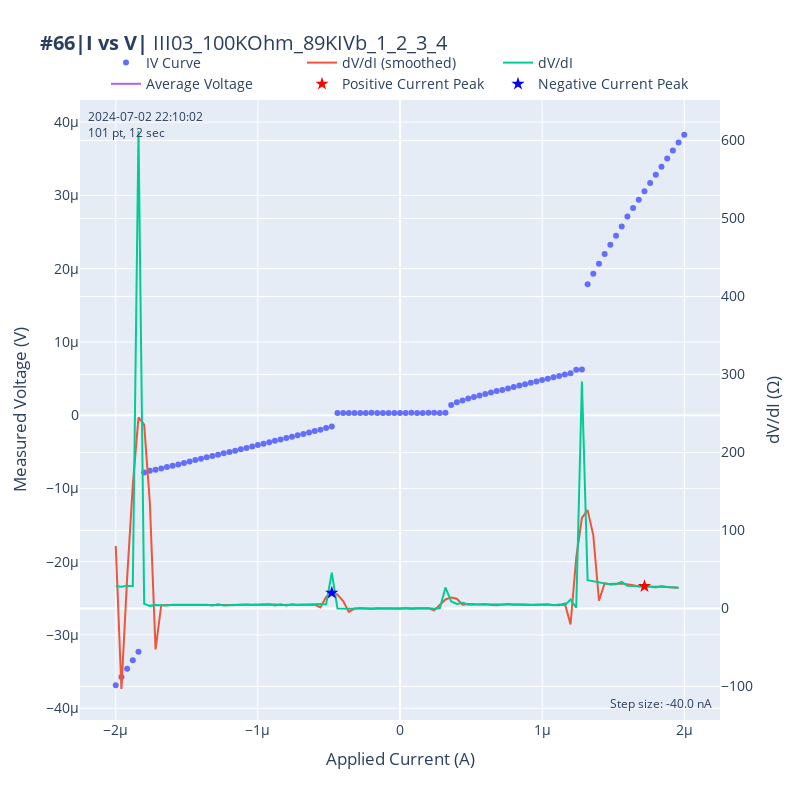

Here is the notebook cell this chart was saved with:
### Code cell
dataset = qc.load_by_id(66)

def _display_time(run_time):
    total_seconds = int(run_time.total_seconds())

    if total_seconds < 60:
        display_time = f"{total_seconds} sec"
    elif total_seconds < 3600:
        minutes, seconds = divmod(total_seconds, 60)
        display_time = f"{minutes} min {seconds} sec" if seconds else f"{minutes} min"
    else:
        hours, remainder = divmod(total_seconds, 3600)
        minutes, seconds = divmod(remainder, 60)
        display_time = f"{hours} hr {minutes} min" if minutes else f"{hours} hr"
    return display_time 

# 獲取數據集信息
run_id, exp_name, sample_name, description, start_time, completed_time, run_time, display_time = get_dataset_info(dataset)

# Get parameters and auto-detect voltmeter
parameters = dataset.get_parameters()
voltage_param = next((p for p in parameters if p.name.startswith('meas_voltage')), None)

if voltage_param is None:
    raise ValueError("No voltage measurement parameter found")

voltmeter = voltage_param.name.split('_')[-1]  # e.g., 'K1' or 'K2'
voltage_unit = voltage_param.unit

# Extract data from the dataset
data = dataset.get_parameter_data()
appl_current = data[voltage_param.name]['appl_current']
meas_voltage = data[voltage_param.name][voltage_param.name]
meas_voltage_avg = np.mean(meas_voltage)



# Calculate dV/dI
dV = np.diff(meas_voltage)
dI = np.diff(appl_current)
dVdI = dV / dI

# Apply Savitzky-Golay filter to smooth dV/dI
dVdI_smooth = savgol_filter(dVdI, window_length=6, polyorder=3)
# dVdI_smooth = dVdI 
# Auto-select appropriate units for dV/dI
dVdI_avg, dVdI_unit = auto_select_unit(np.mean(dVdI), 'Ω')


# Find peaks for positive and negative current regions
positive_current_mask = appl_current[1:] > 0
negative_current_mask = appl_current[1:] < 0

# Find peaks in positive current region
positive_peaks, _ = find_peaks(dVdI_smooth[positive_current_mask], height=np.mean(dVdI_smooth[positive_current_mask]))
if len(positive_peaks) > 0:
    positive_peak_index = positive_peaks[0]  # Take the first peak
    positive_peak_current = appl_current[1:][positive_current_mask][positive_peak_index]
    positive_peak_dvdi = dVdI_smooth[positive_current_mask][positive_peak_index]

# Find peaks in negative current region
negative_peaks, _ = find_peaks(dVdI_smooth[negative_current_mask], height=np.mean(dVdI_smooth[negative_current_mask]))
if len(negative_peaks) > 0:
    negative_peak_index = negative_peaks[0]  # Take the first peak
    negative_peak_current = appl_current[1:][negative_current_mask][negative_peak_index]
    negative_peak_dvdi = dVdI_smooth[negative_current_mask][negative_peak_index]

# Get current unit
current_param = next(p for p in parameters if p.name == 'appl_current')
current_unit = current_param.unit

# Calculate the step size and number of points
current_step = (appl_current[len(appl_current)-1]-appl_current[0])/(len(appl_current)-1)
current_points = len(appl_current)

# Auto-select appropriate units for step sizes
auto_current_step, auto_current_unit = auto_select_unit(current_step, current_unit)

# Create hover text
hover_text = [f'{voltmeter}<br>Current: {i:.2e} {current_unit}<br>Voltage: {v:.2e} {voltage_unit}' for i, v in zip(appl_current, meas_voltage)]
# Create the scatter plot
fig = go.Figure(data=go.Scatter(
    x=appl_current,
    y=meas_voltage,
    mode='markers',
    name='IV Curve',
    hovertext=hover_text,
    hoverinfo='text'
))

fig.add_trace(go.Scatter(
    x=appl_current[1:],
    y=dVdI_smooth,
    mode='lines',
    name='dV/dI (smoothed)',
    yaxis='y2',
    hovertext=hover_text,
    hoverinfo='text'
))

fig.add_trace(go.Scatter(
    x=appl_current[1:],
    y=dVdI,
    mode='lines',
    name='dV/dI',
    yaxis='y2',
    hovertext=hover_text,
    hoverinfo='text'
))

fig.add_trace(go.Scatter(
    x=appl_current,
    y=np.array([meas_voltage_avg]),
    mode='lines',
    name='Average Voltage',
    yaxis='y1',
    # hovertext=hover_text,
    # hoverinfo='text'
))


# Add peak markers
if 'positive_peak_current' in locals():
    fig.add_trace(go.Scatter(
        x=[positive_peak_current],
        y=[positive_peak_dvdi],
        mode='markers',
        name='Positive Current Peak',
        marker=dict(size=10, color='red', symbol='star'),
        yaxis='y2'
    ))

if 'negative_peak_current' in locals():
    fig.add_trace(go.Scatter(
        x=[negative_peak_current],
        y=[negative_peak_dvdi],
        mode='markers',
        name='Negative Current Peak',
        marker=dict(size=10, color='blue', symbol='star'),
        yaxis='y2'
    ))

# Update layout
fig.update_layout(
    title=f'<b>#{run_id}|{exp_name}|</b> {sample_name}',
    xaxis_title=f'Applied Current ({current_unit})',
    yaxis_title=f'Measured Voltage ({voltage_unit})',
    yaxis2=dict(
        title=f'dV/dI (Ω)',
        overlaying='y',
        side='right'
    ),
    legend=dict(orientation="h",
                    x=0.5, y=1,
                    xanchor="center", yanchor="bottom",),
    font=dict(size=14),
    width=800, height=800
)
# Add description as annotation
fig.add_annotation(
    xref='paper', yref='paper',
    x=0.01, y=0.99,
    text=f'{start_time}<br>{current_points} pt, {display_time}',
    showarrow=False,
    font=dict(size=12),
    align='left',
)

fig.add_annotation(
    xref='paper', yref='paper',
    x=0.99, y=0.01,
    text=f'Step size: {auto_current_step:.1f} {auto_current_unit}',
    showarrow=False,
    font=dict(size=12),
    align='right',
)

# Show the plot
fig.show()

### Figure 1 — Plotly figure (JSON) as saved in the notebook; plotly's stock layout.template omitted (floating-point values rounded to 4 significant figures)
{"data": [{"hoverinfo": "text", "hovertext": ["K2<br>Current: 2.00e-06 A<br>Voltage: 3.83e-05 V", "K2<br>Current: 1.96e-06 A<br>Voltage: 3.72e-05 V", "K2<br>Current: 1.92e-06 A<br>Voltage: 3.61e-05 V", "K2<br>Current: 1.88e-06 A<br>Voltage: 3.50e-05 V", "K2<br>Current: 1.84e-06 A<br>Voltage: 3.39e-05 V", "K2<br>Current: 1.80e-06 A<br>Voltage: 3.28e-05 V", "K2<br>Current: 1.76e-06 A<br>Voltage: 3.17e-05 V", "K2<br>Current: 1.72e-06 A<br>Voltage: 3.05e-05 V", "K2<br>Current: 1.68e-06 A<br>Voltage: 2.94e-05 V", "K2<br>Current: 1.64e-06 A<br>Voltage: 2.83e-05 V", "K2<br>Current: 1.60e-06 A<br>Voltage: 2.71e-05 V", "K2<br>Current: 1.56e-06 A<br>Voltage: 2.57e-05 V", "K2<br>Current: 1.52e-06 A<br>Voltage: 2.45e-05 V", "K2<br>Current: 1.48e-06 A<br>Voltage: 2.33e-05 V", "K2<br>Current: 1.44e-06 A<br>Voltage: 2.20e-05 V", "K2<br>Current: 1.40e-06 A<br>Voltage: 2.07e-05 V", "K2<br>Current: 1.36e-06 A<br>Voltage: 1.93e-05 V", "K2<br>Current: 1.32e-06 A<br>Voltage: 1.79e-05 V", "K2<br>Current: 1.28e-06 A<br>Voltage: 6.22e-06 V", "K2<br>Current: 1.24e-06 A<br>Voltage: 6.19e-06 V", "K2<br>Current: 1.20e-06 A<br>Voltage: 5.73e-06 V", "K2<br>Current: 1.16e-06 A<br>Voltage: 5.56e-06 V", "K2<br>Current: 1.12e-06 A<br>Voltage: 5.36e-06 V", "K2<br>Current: 1.08e-06 A<br>Voltage: 5.19e-06 V", "K2<br>Current: 1.04e-06 A<br>Voltage: 4.97e-06 V", "K2<br>Current: 1.00e-06 A<br>Voltage: 4.79e-06 V", "K2<br>Current: 9.60e-07 A<br>Voltage: 4.60e-06 V", "K2<br>Current: 9.20e-07 A<br>Voltage: 4.42e-06 V", "K2<br>Current: 8.80e-07 A<br>Voltage: 4.22e-06 V", "K2<br>Current: 8.40e-07 A<br>Voltage: 4.04e-06 V", "K2<br>Current: 8.00e-07 A<br>Voltage: 3.85e-06 V", "K2<br>Current: 7.60e-07 A<br>Voltage: 3.62e-06 V", "K2<br>Current: 7.20e-07 A<br>Voltage: 3.44e-06 V", "K2<br>Current: 6.80e-07 A<br>Voltage: 3.28e-06 V", "K2<br>Current: 6.40e-07 A<br>Voltage: 3.10e-06 V", "K2<br>Current: 6.00e-07 A<br>Voltage: 2.88e-06 V", "K2<br>Current: 5.60e-07 A<br>Voltage: 2.69e-06 V", "K2<br>Current: 5.20e-07 A<br>Voltage: 2.48e-06 V", "K2<br>Current: 4.80e-07 A<br>Voltage: 2.27e-06 V", "K2<br>Current: 4.40e-07 A<br>Voltage: 1.99e-06 V", "K2<br>Current: 4.00e-07 A<br>Voltage: 1.76e-06 V", "K2<br>Current: 3.60e-07 A<br>Voltage: 1.40e-06 V", "K2<br>Current: 3.20e-07 A<br>Voltage: 3.20e-07 V", "K2<br>Current: 2.80e-07 A<br>Voltage: 3.08e-07 V", "K2<br>Current: 2.40e-07 A<br>Voltage: 3.27e-07 V", "K2<br>Current: 2.00e-07 A<br>Voltage: 3.21e-07 V", "K2<br>Current: 1.60e-07 A<br>Voltage: 2.98e-07 V", "K2<br>Current: 1.20e-07 A<br>Voltage: 2.87e-07 V", "K2<br>Current: 8.00e-08 A<br>Voltage: 3.09e-07 V", "K2<br>Current: 4.00e-08 A<br>Voltage: 2.87e-07 V", "K2<br>Current: 0.00e+00 A<br>Voltage: 3.02e-07 V", "K2<br>Current: -4.00e-08 A<br>Voltage: 2.98e-07 V", "K2<br>Current: -8.00e-08 A<br>Voltage: 2.98e-07 V", "K2<br>Current: -1.20e-07 A<br>Voltage: 2.99e-07 V", "K2<br>Current: -1.60e-07 A<br>Voltage: 2.87e-07 V", "K2<br>Current: -2.00e-07 A<br>Voltage: 3.10e-07 V", "K2<br>Current: -2.40e-07 A<br>Voltage: 2.95e-07 V", "K2<br>Current: -2.80e-07 A<br>Voltage: 2.76e-07 V", "K2<br>Current: -3.20e-07 A<br>Voltage: 2.91e-07 V", "K2<br>Current: -3.60e-07 A<br>Voltage: 2.88e-07 V", "K2<br>Current: -4.00e-07 A<br>Voltage: 2.92e-07 V", "K2<br>Current: -4.40e-07 A<br>Voltage: 2.88e-07 V", "K2<br>Current: -4.80e-07 A<br>Voltage: -1.55e-06 V", "K2<br>Current: -5.20e-07 A<br>Voltage: -1.76e-06 V", "K2<br>Current: -5.60e-07 A<br>Voltage: -1.99e-06 V", "K2<br>Current: -6.00e-07 A<br>Voltage: -2.18e-06 V", "K2<br>Current: -6.40e-07 A<br>Voltage: -2.37e-06 V", "K2<br>Current: -6.80e-07 A<br>Voltage: -2.56e-06 V", "K2<br>Current: -7.20e-07 A<br>Voltage: -2.75e-06 V", "K2<br>Current: -7.60e-07 A<br>Voltage: -2.96e-06 V", "K2<br>Current: -8.00e-07 A<br>Voltage: -3.12e-06 V", "K2<br>Current: -8.40e-07 A<br>Voltage: -3.33e-06 V", "K2<br>Current: -8.80e-07 A<br>Voltage: -3.49e-06 V", "K2<br>Current: -9.20e-07 A<br>Voltage: -3.71e-06 V", "K2<br>Current: -9.60e-07 A<br>Voltage: -3.92e-06 V", "K2<br>Current: -1.00e-06 A<br>Voltage: -4.09e-06 V", "K2<br>Current: -1.04e-06 A<br>Voltage: -4.27e-06 V", "K2<br>Current: -1.08e-06 A<br>Voltage: -4.47e-06 V", "K2<br>Current: -1.12e-06 A<br>Voltage: -4.67e-06 V", "K2<br>Current: -1.16e-06 A<br>Voltage: -4.85e-06 V", "K2<br>Current: -1.20e-06 A<br>Voltage: -5.04e-06 V", "K2<br>Current: -1.24e-06 A<br>Voltage: -5.19e-06 V", "K2<br>Current: -1.28e-06 A<br>Voltage: -5.40e-06 V", "K2<br>Current: -1.32e-06 A<br>Voltage: -5.56e-06 V", "K2<br>Current: -1.36e-06 A<br>Voltage: -5.75e-06 V", "K2<br>Current: -1.40e-06 A<br>Voltage: -5.94e-06 V", "K2<br>Current: -1.44e-06 A<br>Voltage: -6.13e-06 V", "K2<br>Current: -1.48e-06 A<br>Voltage: -6.32e-06 V", "K2<br>Current: -1.52e-06 A<br>Voltage: -6.53e-06 V", "K2<br>Current: -1.56e-06 A<br>Voltage: -6.73e-06 V", "K2<br>Current: -1.60e-06 A<br>Voltage: -6.93e-06 V", "K2<br>Current: -1.64e-06 A<br>Voltage: -7.08e-06 V", "K2<br>Current: -1.68e-06 A<br>Voltage: -7.27e-06 V", "K2<br>Current: -1.72e-06 A<br>Voltage: -7.45e-06 V", "K2<br>Current: -1.76e-06 A<br>Voltage: -7.59e-06 V", "K2<br>Current: -1.80e-06 A<br>Voltage: -7.82e-06 V", "K2<br>Current: -1.84e-06 A<br>Voltage: -3.23e-05 V", "K2<br>Current: -1.88e-06 A<br>Voltage: -3.34e-05 V", "K2<br>Current: -1.92e-06 A<br>Voltage: -3.46e-05 V", "K2<br>Current: -1.96e-06 A<br>Voltage: -3.57e-05 V", "K2<br>Current: -2.00e-06 A<br>Voltage: -3.69e-05 V"], "mode": "markers", "name": "IV Curve", "type": "scatter", "x": [2e-06, 1.96e-06, 1.92e-06, 1.88e-06, 1.84e-06, 1.8e-06, 1.76e-06, 1.72e-06, 1.68e-06, 1.64e-06, 1.6e-06, 1.56e-06, 1.52e-06, 1.48e-06, 1.44e-06, 1.4e-06, 1.36e-06, 1.32e-06, 1.28e-06, 1.24e-06, 1.2e-06, 1.16e-06, 1.12e-06, 1.08e-06, 1.04e-06, 1e-06, 9.6e-07, 9.2e-07, 8.8e-07, 8.4e-07, 8e-07, 7.6e-07, 7.2e-07, 6.8e-07, 6.4e-07, 6e-07, 5.6e-07, 5.2e-07, 4.8e-07, 4.4e-07, 4e-07, 3.6e-07, 3.2e-07, 2.8e-07, 2.4e-07, 2e-07, 1.6e-07, 1.2e-07, 8e-08, 4e-08, 0, -4e-08, -8e-08, -1.2e-07, -1.6e-07, -2e-07, -2.4e-07, -2.8e-07, -3.2e-07, -3.6e-07, -4e-07, -4.4e-07, -4.8e-07, -5.2e-07, -5.6e-07, -6e-07, -6.4e-07, -6.8e-07, -7.2e-07, -7.6e-07, -8e-07, -8.4e-07, -8.8e-07, -9.2e-07, -9.6e-07, -1e-06, -1.04e-06, -1.08e-06, -1.12e-06, -1.16e-06, -1.2e-06, -1.24e-06, -1.28e-06, -1.32e-06, -1.36e-06, -1.4e-06, -1.44e-06, -1.48e-06, -1.52e-06, -1.56e-06, -1.6e-06, -1.64e-06, -1.68e-06, -1.72e-06, -1.76e-06, -1.8e-06, -1.84e-06, -1.88e-06, -1.92e-06, -1.96e-06, -2e-06], "y": [3.828e-05, 3.721e-05, 3.614e-05, 3.504e-05, 3.389e-05, 3.282e-05, 3.169e-05, 3.055e-05, 2.941e-05, 2.828e-05, 2.711e-05, 2.574e-05, 2.45e-05, 2.327e-05, 2.199e-05, 2.066e-05, 1.93e-05, 1.785e-05, 6.222e-06, 6.185e-06, 5.73e-06, 5.561e-06, 5.358e-06, 5.189e-06, 4.975e-06, 4.786e-06, 4.602e-06, 4.424e-06, 4.225e-06, 4.042e-06, 3.847e-06, 3.624e-06, 3.444e-06, 3.28e-06, 3.105e-06, 2.884e-06, 2.686e-06, 2.478e-06, 2.274e-06, 1.986e-06, 1.757e-06, 1.401e-06, 3.195e-07, 3.077e-07, 3.273e-07, 3.206e-07, 2.975e-07, 2.872e-07, 3.09e-07, 2.869e-07, 3.021e-07, 2.979e-07, 2.981e-07, 2.993e-07, 2.87e-07, 3.095e-07, 2.951e-07, 2.758e-07, 2.913e-07, 2.883e-07, 2.92e-07, 2.879e-07, -1.552e-06, -1.756e-06, -1.988e-06, -2.18e-06, -2.37e-06, -2.562e-06, -2.745e-06, -2.964e-06, -3.116e-06, -3.332e-06, -3.488e-06, -3.71e-06, -3.922e-06, -4.092e-06, -4.272e-06, -4.475e-06, -4.667e-06, -4.855e-06, -5.042e-06, -5.193e-06, -5.404e-06, -5.562e-06, -5.751e-06, -5.944e-06, -6.134e-06, -6.318e-06, -6.525e-06, -6.731e-06, -6.926e-06, -7.083e-06, -7.27e-06, -7.451e-06, -7.586e-06, -7.824e-06, -3.231e-05, -3.345e-05, -3.462e-05, -3.573e-05, -3.687e-05]}, {"hoverinfo": "text", "hovertext": ["K2<br>Current: 2.00e-06 A<br>Voltage: 3.83e-05 V", "K2<br>Current: 1.96e-06 A<br>Voltage: 3.72e-05 V", "K2<br>Current: 1.92e-06 A<br>Voltage: 3.61e-05 V", "K2<br>Current: 1.88e-06 A<br>Voltage: 3.50e-05 V", "K2<br>Current: 1.84e-06 A<br>Voltage: 3.39e-05 V", "K2<br>Current: 1.80e-06 A<br>Voltage: 3.28e-05 V", "K2<br>Current: 1.76e-06 A<br>Voltage: 3.17e-05 V", "K2<br>Current: 1.72e-06 A<br>Voltage: 3.05e-05 V", "K2<br>Current: 1.68e-06 A<br>Voltage: 2.94e-05 V", "K2<br>Current: 1.64e-06 A<br>Voltage: 2.83e-05 V", "K2<br>Current: 1.60e-06 A<br>Voltage: 2.71e-05 V", "K2<br>Current: 1.56e-06 A<br>Voltage: 2.57e-05 V", "K2<br>Current: 1.52e-06 A<br>Voltage: 2.45e-05 V", "K2<br>Current: 1.48e-06 A<br>Voltage: 2.33e-05 V", "K2<br>Current: 1.44e-06 A<br>Voltage: 2.20e-05 V", "K2<br>Current: 1.40e-06 A<br>Voltage: 2.07e-05 V", "K2<br>Current: 1.36e-06 A<br>Voltage: 1.93e-05 V", "K2<br>Current: 1.32e-06 A<br>Voltage: 1.79e-05 V", "K2<br>Current: 1.28e-06 A<br>Voltage: 6.22e-06 V", "K2<br>Current: 1.24e-06 A<br>Voltage: 6.19e-06 V", "K2<br>Current: 1.20e-06 A<br>Voltage: 5.73e-06 V", "K2<br>Current: 1.16e-06 A<br>Voltage: 5.56e-06 V", "K2<br>Current: 1.12e-06 A<br>Voltage: 5.36e-06 V", "K2<br>Current: 1.08e-06 A<br>Voltage: 5.19e-06 V", "K2<br>Current: 1.04e-06 A<br>Voltage: 4.97e-06 V", "K2<br>Current: 1.00e-06 A<br>Voltage: 4.79e-06 V", "K2<br>Current: 9.60e-07 A<br>Voltage: 4.60e-06 V", "K2<br>Current: 9.20e-07 A<br>Voltage: 4.42e-06 V", "K2<br>Current: 8.80e-07 A<br>Voltage: 4.22e-06 V", "K2<br>Current: 8.40e-07 A<br>Voltage: 4.04e-06 V", "K2<br>Current: 8.00e-07 A<br>Voltage: 3.85e-06 V", "K2<br>Current: 7.60e-07 A<br>Voltage: 3.62e-06 V", "K2<br>Current: 7.20e-07 A<br>Voltage: 3.44e-06 V", "K2<br>Current: 6.80e-07 A<br>Voltage: 3.28e-06 V", "K2<br>Current: 6.40e-07 A<br>Voltage: 3.10e-06 V", "K2<br>Current: 6.00e-07 A<br>Voltage: 2.88e-06 V", "K2<br>Current: 5.60e-07 A<br>Voltage: 2.69e-06 V", "K2<br>Current: 5.20e-07 A<br>Voltage: 2.48e-06 V", "K2<br>Current: 4.80e-07 A<br>Voltage: 2.27e-06 V", "K2<br>Current: 4.40e-07 A<br>Voltage: 1.99e-06 V", "K2<br>Current: 4.00e-07 A<br>Voltage: 1.76e-06 V", "K2<br>Current: 3.60e-07 A<br>Voltage: 1.40e-06 V", "K2<br>Current: 3.20e-07 A<br>Voltage: 3.20e-07 V", "K2<br>Current: 2.80e-07 A<br>Voltage: 3.08e-07 V", "K2<br>Current: 2.40e-07 A<br>Voltage: 3.27e-07 V", "K2<br>Current: 2.00e-07 A<br>Voltage: 3.21e-07 V", "K2<br>Current: 1.60e-07 A<br>Voltage: 2.98e-07 V", "K2<br>Current: 1.20e-07 A<br>Voltage: 2.87e-07 V", "K2<br>Current: 8.00e-08 A<br>Voltage: 3.09e-07 V", "K2<br>Current: 4.00e-08 A<br>Voltage: 2.87e-07 V", "K2<br>Current: 0.00e+00 A<br>Voltage: 3.02e-07 V", "K2<br>Current: -4.00e-08 A<br>Voltage: 2.98e-07 V", "K2<br>Current: -8.00e-08 A<br>Voltage: 2.98e-07 V", "K2<br>Current: -1.20e-07 A<br>Voltage: 2.99e-07 V", "K2<br>Current: -1.60e-07 A<br>Voltage: 2.87e-07 V", "K2<br>Current: -2.00e-07 A<br>Voltage: 3.10e-07 V", "K2<br>Current: -2.40e-07 A<br>Voltage: 2.95e-07 V", "K2<br>Current: -2.80e-07 A<br>Voltage: 2.76e-07 V", "K2<br>Current: -3.20e-07 A<br>Voltage: 2.91e-07 V", "K2<br>Current: -3.60e-07 A<br>Voltage: 2.88e-07 V", "K2<br>Current: -4.00e-07 A<br>Voltage: 2.92e-07 V", "K2<br>Current: -4.40e-07 A<br>Voltage: 2.88e-07 V", "K2<br>Current: -4.80e-07 A<br>Voltage: -1.55e-06 V", "K2<br>Current: -5.20e-07 A<br>Voltage: -1.76e-06 V", "K2<br>Current: -5.60e-07 A<br>Voltage: -1.99e-06 V", "K2<br>Current: -6.00e-07 A<br>Voltage: -2.18e-06 V", "K2<br>Current: -6.40e-07 A<br>Voltage: -2.37e-06 V", "K2<br>Current: -6.80e-07 A<br>Voltage: -2.56e-06 V", "K2<br>Current: -7.20e-07 A<br>Voltage: -2.75e-06 V", "K2<br>Current: -7.60e-07 A<br>Voltage: -2.96e-06 V", "K2<br>Current: -8.00e-07 A<br>Voltage: -3.12e-06 V", "K2<br>Current: -8.40e-07 A<br>Voltage: -3.33e-06 V", "K2<br>Current: -8.80e-07 A<br>Voltage: -3.49e-06 V", "K2<br>Current: -9.20e-07 A<br>Voltage: -3.71e-06 V", "K2<br>Current: -9.60e-07 A<br>Voltage: -3.92e-06 V", "K2<br>Current: -1.00e-06 A<br>Voltage: -4.09e-06 V", "K2<br>Current: -1.04e-06 A<br>Voltage: -4.27e-06 V", "K2<br>Current: -1.08e-06 A<br>Voltage: -4.47e-06 V", "K2<br>Current: -1.12e-06 A<br>Voltage: -4.67e-06 V", "K2<br>Current: -1.16e-06 A<br>Voltage: -4.85e-06 V", "K2<br>Current: -1.20e-06 A<br>Voltage: -5.04e-06 V", "K2<br>Current: -1.24e-06 A<br>Voltage: -5.19e-06 V", "K2<br>Current: -1.28e-06 A<br>Voltage: -5.40e-06 V", "K2<br>Current: -1.32e-06 A<br>Voltage: -5.56e-06 V", "K2<br>Current: -1.36e-06 A<br>Voltage: -5.75e-06 V", "K2<br>Current: -1.40e-06 A<br>Voltage: -5.94e-06 V", "K2<br>Current: -1.44e-06 A<br>Voltage: -6.13e-06 V", "K2<br>Current: -1.48e-06 A<br>Voltage: -6.32e-06 V", "K2<br>Current: -1.52e-06 A<br>Voltage: -6.53e-06 V", "K2<br>Current: -1.56e-06 A<br>Voltage: -6.73e-06 V", "K2<br>Current: -1.60e-06 A<br>Voltage: -6.93e-06 V", "K2<br>Current: -1.64e-06 A<br>Voltage: -7.08e-06 V", "K2<br>Current: -1.68e-06 A<br>Voltage: -7.27e-06 V", "K2<br>Current: -1.72e-06 A<br>Voltage: -7.45e-06 V", "K2<br>Current: -1.76e-06 A<br>Voltage: -7.59e-06 V", "K2<br>Current: -1.80e-06 A<br>Voltage: -7.82e-06 V", "K2<br>Current: -1.84e-06 A<br>Voltage: -3.23e-05 V", "K2<br>Current: -1.88e-06 A<br>Voltage: -3.34e-05 V", "K2<br>Current: -1.92e-06 A<br>Voltage: -3.46e-05 V", "K2<br>Current: -1.96e-06 A<br>Voltage: -3.57e-05 V", "K2<br>Current: -2.00e-06 A<br>Voltage: -3.69e-05 V"], "mode": "lines", "name": "dV/dI (smoothed)", "type": "scatter", "x": [1.96e-06, 1.92e-06, 1.88e-06, 1.84e-06, 1.8e-06, 1.76e-06, 1.72e-06, 1.68e-06, 1.64e-06, 1.6e-06, 1.56e-06, 1.52e-06, 1.48e-06, 1.44e-06, 1.4e-06, 1.36e-06, 1.32e-06, 1.28e-06, 1.24e-06, 1.2e-06, 1.16e-06, 1.12e-06, 1.08e-06, 1.04e-06, 1e-06, 9.6e-07, 9.2e-07, 8.8e-07, 8.4e-07, 8e-07, 7.6e-07, 7.2e-07, 6.8e-07, 6.4e-07, 6e-07, 5.6e-07, 5.2e-07, 4.8e-07, 4.4e-07, 4e-07, 3.6e-07, 3.2e-07, 2.8e-07, 2.4e-07, 2e-07, 1.6e-07, 1.2e-07, 8e-08, 4e-08, 0, -4e-08, -8e-08, -1.2e-07, -1.6e-07, -2e-07, -2.4e-07, -2.8e-07, -3.2e-07, -3.6e-07, -4e-07, -4.4e-07, -4.8e-07, -5.2e-07, -5.6e-07, -6e-07, -6.4e-07, -6.8e-07, -7.2e-07, -7.6e-07, -8e-07, -8.4e-07, -8.8e-07, -9.2e-07, -9.6e-07, -1e-06, -1.04e-06, -1.08e-06, -1.12e-06, -1.16e-06, -1.2e-06, -1.24e-06, -1.28e-06, -1.32e-06, -1.36e-06, -1.4e-06, -1.44e-06, -1.48e-06, -1.52e-06, -1.56e-06, -1.6e-06, -1.64e-06, -1.68e-06, -1.72e-06, -1.76e-06, -1.8e-06, -1.84e-06, -1.88e-06, -1.92e-06, -1.96e-06, -2e-06], "y": [26.44, 27.21, 27.57, 27.83, 27.9, 28.02, 28.51, 28.08, 29.69, 31.18, 31.88, 31.86, 31.22, 32.32, 9.95, 94.09, 126.1, 116.2, 65.27, -20.49, 6.317, 4.071, 4.915, 4.814, 4.78, 4.584, 4.642, 4.664, 5.007, 5.057, 4.899, 4.43, 4.38, 4.777, 5.16, 5.042, 5.467, 5.707, 4.893, 12.47, 14.17, 11.54, 4.988, -2.488, 0.2517, 0.2247, 0.1594, -0.08769, -0.05517, 0.07078, -0.1327, 0.1654, -0.06383, -0.06825, 0.1357, 0.07255, 0.1926, -0.07541, -4.426, 9.639, 17.84, 20.01, 14.74, 1.367, 4.991, 4.583, 4.946, 4.698, 4.846, 4.545, 4.525, 5.127, 4.921, 4.943, 4.578, 4.64, 4.879, 4.918, 4.421, 4.531, 4.398, 4.429, 4.662, 4.553, 4.773, 4.768, 4.924, 5.13, 4.883, 4.535, 4.488, 4.03, -52.46, 135.3, 235.6, 245.0, 158.4, 38.54, -103.2, 80.04], "yaxis": "y2"}, {"hoverinfo": "text", "hovertext": ["K2<br>Current: 2.00e-06 A<br>Voltage: 3.83e-05 V", "K2<br>Current: 1.96e-06 A<br>Voltage: 3.72e-05 V", "K2<br>Current: 1.92e-06 A<br>Voltage: 3.61e-05 V", "K2<br>Current: 1.88e-06 A<br>Voltage: 3.50e-05 V", "K2<br>Current: 1.84e-06 A<br>Voltage: 3.39e-05 V", "K2<br>Current: 1.80e-06 A<br>Voltage: 3.28e-05 V", "K2<br>Current: 1.76e-06 A<br>Voltage: 3.17e-05 V", "K2<br>Current: 1.72e-06 A<br>Voltage: 3.05e-05 V", "K2<br>Current: 1.68e-06 A<br>Voltage: 2.94e-05 V", "K2<br>Current: 1.64e-06 A<br>Voltage: 2.83e-05 V", "K2<br>Current: 1.60e-06 A<br>Voltage: 2.71e-05 V", "K2<br>Current: 1.56e-06 A<br>Voltage: 2.57e-05 V", "K2<br>Current: 1.52e-06 A<br>Voltage: 2.45e-05 V", "K2<br>Current: 1.48e-06 A<br>Voltage: 2.33e-05 V", "K2<br>Current: 1.44e-06 A<br>Voltage: 2.20e-05 V", "K2<br>Current: 1.40e-06 A<br>Voltage: 2.07e-05 V", "K2<br>Current: 1.36e-06 A<br>Voltage: 1.93e-05 V", "K2<br>Current: 1.32e-06 A<br>Voltage: 1.79e-05 V", "K2<br>Current: 1.28e-06 A<br>Voltage: 6.22e-06 V", "K2<br>Current: 1.24e-06 A<br>Voltage: 6.19e-06 V", "K2<br>Current: 1.20e-06 A<br>Voltage: 5.73e-06 V", "K2<br>Current: 1.16e-06 A<br>Voltage: 5.56e-06 V", "K2<br>Current: 1.12e-06 A<br>Voltage: 5.36e-06 V", "K2<br>Current: 1.08e-06 A<br>Voltage: 5.19e-06 V", "K2<br>Current: 1.04e-06 A<br>Voltage: 4.97e-06 V", "K2<br>Current: 1.00e-06 A<br>Voltage: 4.79e-06 V", "K2<br>Current: 9.60e-07 A<br>Voltage: 4.60e-06 V", "K2<br>Current: 9.20e-07 A<br>Voltage: 4.42e-06 V", "K2<br>Current: 8.80e-07 A<br>Voltage: 4.22e-06 V", "K2<br>Current: 8.40e-07 A<br>Voltage: 4.04e-06 V", "K2<br>Current: 8.00e-07 A<br>Voltage: 3.85e-06 V", "K2<br>Current: 7.60e-07 A<br>Voltage: 3.62e-06 V", "K2<br>Current: 7.20e-07 A<br>Voltage: 3.44e-06 V", "K2<br>Current: 6.80e-07 A<br>Voltage: 3.28e-06 V", "K2<br>Current: 6.40e-07 A<br>Voltage: 3.10e-06 V", "K2<br>Current: 6.00e-07 A<br>Voltage: 2.88e-06 V", "K2<br>Current: 5.60e-07 A<br>Voltage: 2.69e-06 V", "K2<br>Current: 5.20e-07 A<br>Voltage: 2.48e-06 V", "K2<br>Current: 4.80e-07 A<br>Voltage: 2.27e-06 V", "K2<br>Current: 4.40e-07 A<br>Voltage: 1.99e-06 V", "K2<br>Current: 4.00e-07 A<br>Voltage: 1.76e-06 V", "K2<br>Current: 3.60e-07 A<br>Voltage: 1.40e-06 V", "K2<br>Current: 3.20e-07 A<br>Voltage: 3.20e-07 V", "K2<br>Current: 2.80e-07 A<br>Voltage: 3.08e-07 V", "K2<br>Current: 2.40e-07 A<br>Voltage: 3.27e-07 V", "K2<br>Current: 2.00e-07 A<br>Voltage: 3.21e-07 V", "K2<br>Current: 1.60e-07 A<br>Voltage: 2.98e-07 V", "K2<br>Current: 1.20e-07 A<br>Voltage: 2.87e-07 V", "K2<br>Current: 8.00e-08 A<br>Voltage: 3.09e-07 V", "K2<br>Current: 4.00e-08 A<br>Voltage: 2.87e-07 V", "K2<br>Current: 0.00e+00 A<br>Voltage: 3.02e-07 V", "K2<br>Current: -4.00e-08 A<br>Voltage: 2.98e-07 V", "K2<br>Current: -8.00e-08 A<br>Voltage: 2.98e-07 V", "K2<br>Current: -1.20e-07 A<br>Voltage: 2.99e-07 V", "K2<br>Current: -1.60e-07 A<br>Voltage: 2.87e-07 V", "K2<br>Current: -2.00e-07 A<br>Voltage: 3.10e-07 V", "K2<br>Current: -2.40e-07 A<br>Voltage: 2.95e-07 V", "K2<br>Current: -2.80e-07 A<br>Voltage: 2.76e-07 V", "K2<br>Current: -3.20e-07 A<br>Voltage: 2.91e-07 V", "K2<br>Current: -3.60e-07 A<br>Voltage: 2.88e-07 V", "K2<br>Current: -4.00e-07 A<br>Voltage: 2.92e-07 V", "K2<br>Current: -4.40e-07 A<br>Voltage: 2.88e-07 V", "K2<br>Current: -4.80e-07 A<br>Voltage: -1.55e-06 V", "K2<br>Current: -5.20e-07 A<br>Voltage: -1.76e-06 V", "K2<br>Current: -5.60e-07 A<br>Voltage: -1.99e-06 V", "K2<br>Current: -6.00e-07 A<br>Voltage: -2.18e-06 V", "K2<br>Current: -6.40e-07 A<br>Voltage: -2.37e-06 V", "K2<br>Current: -6.80e-07 A<br>Voltage: -2.56e-06 V", "K2<br>Current: -7.20e-07 A<br>Voltage: -2.75e-06 V", "K2<br>Current: -7.60e-07 A<br>Voltage: -2.96e-06 V", "K2<br>Current: -8.00e-07 A<br>Voltage: -3.12e-06 V", "K2<br>Current: -8.40e-07 A<br>Voltage: -3.33e-06 V", "K2<br>Current: -8.80e-07 A<br>Voltage: -3.49e-06 V", "K2<br>Current: -9.20e-07 A<br>Voltage: -3.71e-06 V", "K2<br>Current: -9.60e-07 A<br>Voltage: -3.92e-06 V", "K2<br>Current: -1.00e-06 A<br>Voltage: -4.09e-06 V", "K2<br>Current: -1.04e-06 A<br>Voltage: -4.27e-06 V", "K2<br>Current: -1.08e-06 A<br>Voltage: -4.47e-06 V", "K2<br>Current: -1.12e-06 A<br>Voltage: -4.67e-06 V", "K2<br>Current: -1.16e-06 A<br>Voltage: -4.85e-06 V", "K2<br>Current: -1.20e-06 A<br>Voltage: -5.04e-06 V", "K2<br>Current: -1.24e-06 A<br>Voltage: -5.19e-06 V", "K2<br>Current: -1.28e-06 A<br>Voltage: -5.40e-06 V", "K2<br>Current: -1.32e-06 A<br>Voltage: -5.56e-06 V", "K2<br>Current: -1.36e-06 A<br>Voltage: -5.75e-06 V", "K2<br>Current: -1.40e-06 A<br>Voltage: -5.94e-06 V", "K2<br>Current: -1.44e-06 A<br>Voltage: -6.13e-06 V", "K2<br>Current: -1.48e-06 A<br>Voltage: -6.32e-06 V", "K2<br>Current: -1.52e-06 A<br>Voltage: -6.53e-06 V", "K2<br>Current: -1.56e-06 A<br>Voltage: -6.73e-06 V", "K2<br>Current: -1.60e-06 A<br>Voltage: -6.93e-06 V", "K2<br>Current: -1.64e-06 A<br>Voltage: -7.08e-06 V", "K2<br>Current: -1.68e-06 A<br>Voltage: -7.27e-06 V", "K2<br>Current: -1.72e-06 A<br>Voltage: -7.45e-06 V", "K2<br>Current: -1.76e-06 A<br>Voltage: -7.59e-06 V", "K2<br>Current: -1.80e-06 A<br>Voltage: -7.82e-06 V", "K2<br>Current: -1.84e-06 A<br>Voltage: -3.23e-05 V", "K2<br>Current: -1.88e-06 A<br>Voltage: -3.34e-05 V", "K2<br>Current: -1.92e-06 A<br>Voltage: -3.46e-05 V", "K2<br>Current: -1.96e-06 A<br>Voltage: -3.57e-05 V", "K2<br>Current: -2.00e-06 A<br>Voltage: -3.69e-05 V"], "mode": "lines", "name": "dV/dI", "type": "scatter", "x": [1.96e-06, 1.92e-06, 1.88e-06, 1.84e-06, 1.8e-06, 1.76e-06, 1.72e-06, 1.68e-06, 1.64e-06, 1.6e-06, 1.56e-06, 1.52e-06, 1.48e-06, 1.44e-06, 1.4e-06, 1.36e-06, 1.32e-06, 1.28e-06, 1.24e-06, 1.2e-06, 1.16e-06, 1.12e-06, 1.08e-06, 1.04e-06, 1e-06, 9.6e-07, 9.2e-07, 8.8e-07, 8.4e-07, 8e-07, 7.6e-07, 7.2e-07, 6.8e-07, 6.4e-07, 6e-07, 5.6e-07, 5.2e-07, 4.8e-07, 4.4e-07, 4e-07, 3.6e-07, 3.2e-07, 2.8e-07, 2.4e-07, 2e-07, 1.6e-07, 1.2e-07, 8e-08, 4e-08, 0, -4e-08, -8e-08, -1.2e-07, -1.6e-07, -2e-07, -2.4e-07, -2.8e-07, -3.2e-07, -3.6e-07, -4e-07, -4.4e-07, -4.8e-07, -5.2e-07, -5.6e-07, -6e-07, -6.4e-07, -6.8e-07, -7.2e-07, -7.6e-07, -8e-07, -8.4e-07, -8.8e-07, -9.2e-07, -9.6e-07, -1e-06, -1.04e-06, -1.08e-06, -1.12e-06, -1.16e-06, -1.2e-06, -1.24e-06, -1.28e-06, -1.32e-06, -1.36e-06, -1.4e-06, -1.44e-06, -1.48e-06, -1.52e-06, -1.56e-06, -1.6e-06, -1.64e-06, -1.68e-06, -1.72e-06, -1.76e-06, -1.8e-06, -1.84e-06, -1.88e-06, -1.92e-06, -1.96e-06, -2e-06], "y": [26.64, 26.71, 27.58, 28.66, 26.79, 28.25, 28.52, 28.43, 28.42, 29.15, 34.14, 31.01, 30.84, 32.12, 33.01, 34.05, 36.23, 290.8, 0.907, 11.4, 4.202, 5.093, 4.226, 5.346, 4.734, 4.593, 4.457, 4.964, 4.586, 4.855, 5.584, 4.512, 4.078, 4.386, 5.516, 4.949, 5.199, 5.104, 7.2, 5.733, 8.905, 27.03, 0.2973, -0.4913, 0.1673, 0.5777, 0.258, -0.5461, 0.5539, -0.3799, 0.1043, -0.00447, -0.02943, 0.3062, -0.5624, 0.361, 0.4813, -0.3863, 0.07525, -0.09387, 0.1032, 46.0, 5.109, 5.782, 4.809, 4.753, 4.797, 4.587, 5.462, 3.803, 5.403, 3.886, 5.567, 5.285, 4.255, 4.511, 5.064, 4.814, 4.687, 4.682, 3.771, 5.285, 3.936, 4.738, 4.81, 4.749, 4.603, 5.185, 5.134, 4.88, 3.937, 4.655, 4.546, 3.361, 5.966, 612.1, 28.48, 29.28, 27.82, 28.56], "yaxis": "y2"}, {"mode": "lines", "name": "Average Voltage", "type": "scatter", "x": [2e-06, 1.96e-06, 1.92e-06, 1.88e-06, 1.84e-06, 1.8e-06, 1.76e-06, 1.72e-06, 1.68e-06, 1.64e-06, 1.6e-06, 1.56e-06, 1.52e-06, 1.48e-06, 1.44e-06, 1.4e-06, 1.36e-06, 1.32e-06, 1.28e-06, 1.24e-06, 1.2e-06, 1.16e-06, 1.12e-06, 1.08e-06, 1.04e-06, 1e-06, 9.6e-07, 9.2e-07, 8.8e-07, 8.4e-07, 8e-07, 7.6e-07, 7.2e-07, 6.8e-07, 6.4e-07, 6e-07, 5.6e-07, 5.2e-07, 4.8e-07, 4.4e-07, 4e-07, 3.6e-07, 3.2e-07, 2.8e-07, 2.4e-07, 2e-07, 1.6e-07, 1.2e-07, 8e-08, 4e-08, 0, -4e-08, -8e-08, -1.2e-07, -1.6e-07, -2e-07, -2.4e-07, -2.8e-07, -3.2e-07, -3.6e-07, -4e-07, -4.4e-07, -4.8e-07, -5.2e-07, -5.6e-07, -6e-07, -6.4e-07, -6.8e-07, -7.2e-07, -7.6e-07, -8e-07, -8.4e-07, -8.8e-07, -9.2e-07, -9.6e-07, -1e-06, -1.04e-06, -1.08e-06, -1.12e-06, -1.16e-06, -1.2e-06, -1.24e-06, -1.28e-06, -1.32e-06, -1.36e-06, -1.4e-06, -1.44e-06, -1.48e-06, -1.52e-06, -1.56e-06, -1.6e-06, -1.64e-06, -1.68e-06, -1.72e-06, -1.76e-06, -1.8e-06, -1.84e-06, -1.88e-06, -1.92e-06, -1.96e-06, -2e-06], "y": [2.772e-06], "yaxis": "y"}, {"marker": {"color": "red", "size": 10, "symbol": "star"}, "mode": "markers", "name": "Positive Current Peak", "type": "scatter", "x": [1.72e-06], "y": [28.51], "yaxis": "y2"}, {"marker": {"color": "blue", "size": 10, "symbol": "star"}, "mode": "markers", "name": "Negative Current Peak", "type": "scatter", "x": [-4.8e-07], "y": [20.01], "yaxis": "y2"}], "layout": {"annotations": [{"align": "left", "font": {"size": 12}, "showarrow": false, "text": "2024-07-02 22:10:02<br>101 pt, 12 sec", "x": 0.01, "xref": "paper", "y": 0.99, "yref": "paper"}, {"align": "right", "font": {"size": 12}, "showarrow": false, "text": "Step size: -40.0 nA", "x": 0.99, "xref": "paper", "y": 0.01, "yref": "paper"}], "font": {"size": 14}, "height": 800, "legend": {"orientation": "h", "x": 0.5, "xanchor": "center", "y": 1, "yanchor": "bottom"}, "title": {"text": "<b>#66|I vs V|</b> III03_100KOhm_89KIVb_1_2_3_4"}, "width": 800, "xaxis": {"title": {"text": "Applied Current (A)"}}, "yaxis": {"title": {"text": "Measured Voltage (V)"}}, "yaxis2": {"overlaying": "y", "side": "right", "title": {"text": "dV/dI (Ω)"}}}}
